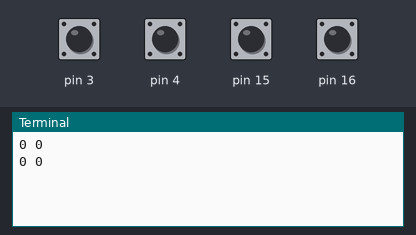
Bench run of a program on a simulated Raspberry Pi (wiringPi pin numbers). Parts: the last lines printed to the terminal. Inputs (shaded band) come from the test bench; at power-on: pin 3, pin 4, pin 15, pin 16 HIGH. Threads take turns every 2 ms; library files of the repository ran but are not shown: RotaryEncoder.py.

Above: at 1.2 s.
1.3 s: pin 3 pulled LOW for 1 s
At 2.8 s:
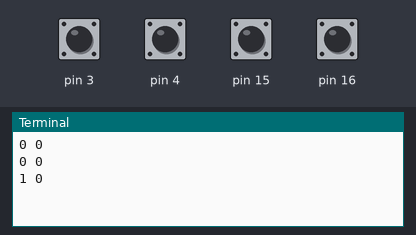
3.8 s: pin 4 pulled LOW for 1 s
At 4.3 s:
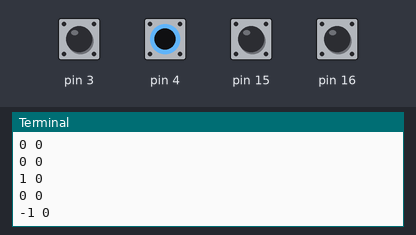
Timing chart, 0 to 6.8 s (numbered marks = the images above; inputs shaded):
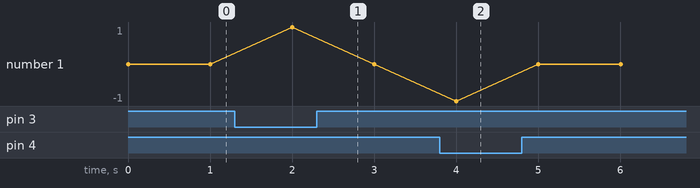

The program:

testencoder.py
```python
from motor import Motor
import settings
import time
from RotaryEncoder import  RotaryEncoder as Encoder


encoder_left = Encoder.Worker(settings.PINS['encoder']['left'])
encoder_right = Encoder.Worker(settings.PINS['encoder']['right'])
encoder_left.start()
encoder_right.start()

while True:
    print(encoder_left.speed, encoder_right.speed)
    time.sleep(1)
```

motor.py
```python
import wiringpi
from settings import wiringport

class Motor:

    def __init__(self, motorpins, pwm_range=255):
        self.pi = wiringpi.GPIO(wiringpi.GPIO.WPI_MODE_PINS)
        self.pins = motorpins
        self.speed = 0
        self.pwm_range = pwm_range
        for pin in motorpins:
            print (wiringport[pin])
            self.pi.softPwmCreate(wiringport[pin], 0, pwm_range)

    def set_pwm_pin(self, pin, pwm):
        self.pi.softPwmWrite(wiringport[pin], pwm)

    def set_pwm(self, pwm):
        pwm = int(-self.pwm_range if pwm < -self.pwm_range else self.pwm_range if pwm > self.pwm_range else pwm)

        if pwm < 0:
            self.set_pwm_pin(self.pins[0], -pwm)
            self.set_pwm_pin(self.pins[1], 0)
        else:
            self.set_pwm_pin(self.pins[0], 0)
            self.set_pwm_pin(self.pins[1], pwm)

    def stop(self):
        for pin in self.pins:
            self.set_pwm_pin(pin, 0)
```

settings.py
```python
DEBUG = True
wiringport = {
                2: 8,
                3: 9,
		4 : 7,
		17 : 0,
                27: 2,
		22 : 3,
		10 : 12,
		9 : 13,
		11 : 14,
                0: 30,
                5: 21,
                6: 22,
                13: 23,
                14 : 15,
                15: 16,
                19: 24,
                26: 25,
                16: 27,
                19: 24,
                15 : 16,
                18 : 1,
                23 : 4,
                24 : 5,
                25 : 6,
                8 : 10,
                7 : 11,
                1: 31,
               12: 26,
               16: 27,
               20: 28,
               21: 29,
                27 : 2
	}


PINS = {
    'motor': {
        'left': [24, 25],
        'right': [19, 16]
    },
    'encoder': {
        'left': [22, 23],
        'right': [15, 14]
    }
}

pid_params = {
    'balance': {
        'k': 0.6,
        'p': 20,
        'd': 0.06
    },
    'velocity': {
        'p': 8,
        'i': 0.001
    },
    'turn': {
        'p': 0.4,
        'd': 0.2
    }
}

gyro_offset = {
    'y': 1.4,
    'z': 0.7
}
accel_offset = {
    'x': -230,
    'y': -1.5,
    'z': -14100
}

SAMPLE_RATE_HZ=100
DT=0.01

# Structural properties of eduMiP
BOARD_MOUNT_ANGLE =0.49 # increase if mip tends to roll forward
GEARBOX	= 35.577
ENCODER_RES = 60
WHEEL_RADIUS_M	= 0.034
TRACK_WIDTH_M	= 0.035
V_NOMINAL =7.4
THETA_REF_MAX=0.33

DRIVE_RATE_ADVANCED=16
TURN_RATE_ADVANCED=6

TIP_ANGLE=0.85
START_ANGLE=0.3
START_DELAY=0.4
PICKUP_DETECTION_TIME=0.6
ENABLE_POSITION_HOLD=1
STEERING_INPUT_MAX=0.5
edumip_params ={
  'BOARD_MOUNT_ANGLE': 0.49,
  'GEARBOX': 35.577,
  'ENCODER_RES': 60,
  'WHEEL_RADIUS_M': 0.034,
  'TRACK_WIDTH_M': 0.035,
  'V_NOMINAL': 7.4,
  'D1': {
      'gain': 1.05,
      'order': 2,
      'num': [-4.945, 8.862, -3.967],
      'den': [ 1.000, -1.481, 0.4812],
      'saturation_timeout': 0.4
  },
  'D2': {
      'gain': 0.9,
      'order': 2,
      'num': [0.18856,  -0.37209,  0.18354],
      'den': [1.00000,  -1.86046,   0.86046],
      'theta_ref_max': 0.33
   },
  'D3': {
     'kp': 1.0,
     'ki': 0.3,
     'kd': 0.05,
     'steering_max': 0.5
   }
}
```

Measured:
- after the input at 1.3 s, the terminal: prints a new line after 0.70 s (image 1)
- after the input at 3.8 s, the terminal: prints a new line after 0.20 s (image 2)
